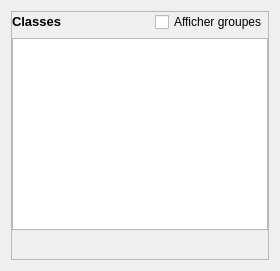
                       <widget class="QWidget" name="stackClass">
                        <layout class="QGridLayout" name="gridLayout_13">
                         <item row="0" column="0">
                          <widget class="QFrame" name="classFrame">
                           <property name="sizePolicy">
                            <sizepolicy hsizetype="Expanding" vsizetype="Expanding">
                             <horstretch>0</horstretch>
                             <verstretch>0</verstretch>
                            </sizepolicy>
                           </property>
                           <property name="minimumSize">
                            <size>
                             <width>150</width>
                             <height>200</height>
                            </size>
                           </property>
                           <property name="frameShape">
                            <enum>QFrame::StyledPanel</enum>
                           </property>
                           <property name="frameShadow">
                            <enum>QFrame::Raised</enum>
                           </property>
                           <layout class="QGridLayout" name="gridLayout_11">
                            <property name="leftMargin">
                             <number>0</number>
                            </property>
                            <property name="topMargin">
                             <number>0</number>
                            </property>
                            <property name="rightMargin">
                             <number>0</number>
                            </property>
                            <property name="bottomMargin">
                             <number>0</number>
                            </property>
                            <item row="1" column="0" colspan="3">
                             <widget class="QTableView" name="classView"/>
                            </item>
                            <item row="0" column="0">
                             <widget class="QLabel" name="classesLabel">
                              <property name="sizePolicy">
                               <sizepolicy hsizetype="Fixed" vsizetype="Fixed">
                                <horstretch>0</horstretch>
                                <verstretch>0</verstretch>
                               </sizepolicy>
                              </property>
                              <property name="font">
                               <font>
                                <pointsize>10</pointsize>
                                <weight>75</weight>
                                <bold>true</bold>
                               </font>
                              </property>
                              <property name="text">
                               <string>Classes</string>
                              </property>
                             </widget>
                            </item>
                            <item row="0" column="2">
                             <widget class="QCheckBox" name="groupDisplay">
                              <property name="sizePolicy">
                               <sizepolicy hsizetype="Fixed" vsizetype="Fixed">
                                <horstretch>0</horstretch>
                                <verstretch>0</verstretch>
                               </sizepolicy>
                              </property>
                              <property name="text">
                               <string>Afficher groupes</string>
                              </property>
                             </widget>
                            </item>
                            <item row="0" column="1">
                             <spacer name="horizontalSpacer_3">
                              <property name="orientation">
                               <enum>Qt::Horizontal</enum>
                              </property>
                              <property name="sizeHint" stdset="0">
                               <size>
                                <width>40</width>
                                <height>20</height>
                               </size>
                              </property>
                             </spacer>
                            </item>
                            <item row="2" column="0">
                             <widget class="QToolButton" name="classRemove">
                              <property name="sizePolicy">
                               <sizepolicy hsizetype="Fixed" vsizetype="Fixed">
                                <horstretch>0</horstretch>
                                <verstretch>0</verstretch>
                               </sizepolicy>
                              </property>
                              <property name="toolTip">
                               <string>Supprimer les classes sélectionnées</string>
                              </property>
                              <property name="text">
                               <string/>
                              </property>
                              <property name="icon">
                               <iconset resource="resources.qrc">
                                <normaloff>:/plugins/eco_cont/icons/mActionDeleteSelected.svg</normaloff>:/plugins/eco_cont/icons/mActionDeleteSelected.svg</iconset>
                              </property>
                              <property name="autoRaise">
                               <bool>true</bool>
                              </property>
                             </widget>
                            </item>
                           </layout>
                          </widget>
                         </item>
                        </layout>
                       </widget>
